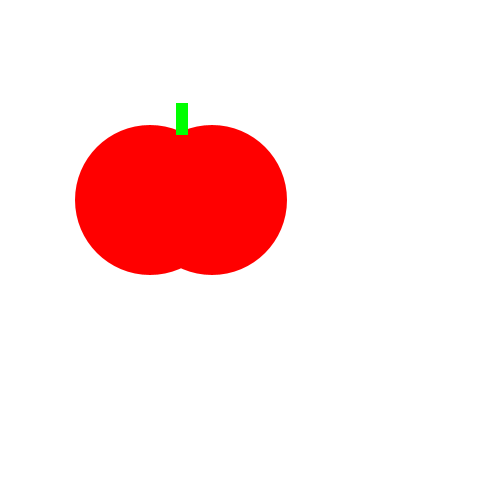
Frame 1 (no input)
Frame 60 (the mouse pressed at the canvas centre just before this capture): identical to frame 1, image omitted
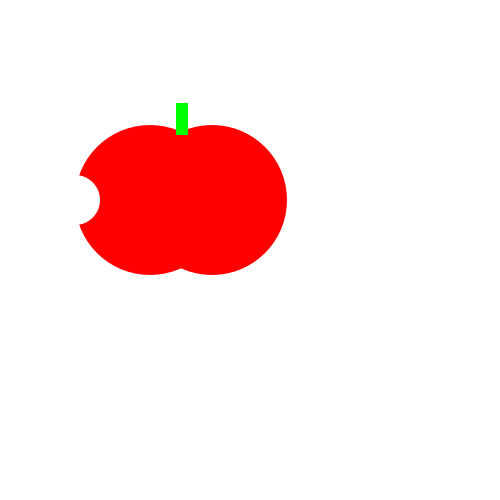
Frame 120 (the mouse held since frame 60 and released just before this capture)

The Processing sketch that drew these frames (run headless with seeded random() and noise(); from frame 60 on, the mouse is pressed at the canvas centre):

// Processing sketch: tasty_tomato_pde
// ── tasty_tomato_pde.pde
void setup() {
    size(500, 500);
}
void draw() {
    background(255, 255, 255);
    noStroke();
    fill(255,0,0);
    ellipse(150, 200, 150, 150);
    ellipse(212, 200, 150, 150);
    fill(0,255,0);
    rect(176, 103, 12, 32);
    if(mousePressed){
     fill(255,255,255);
     ellipse(150-75,200,50,50);
     
     
    }
         
}
